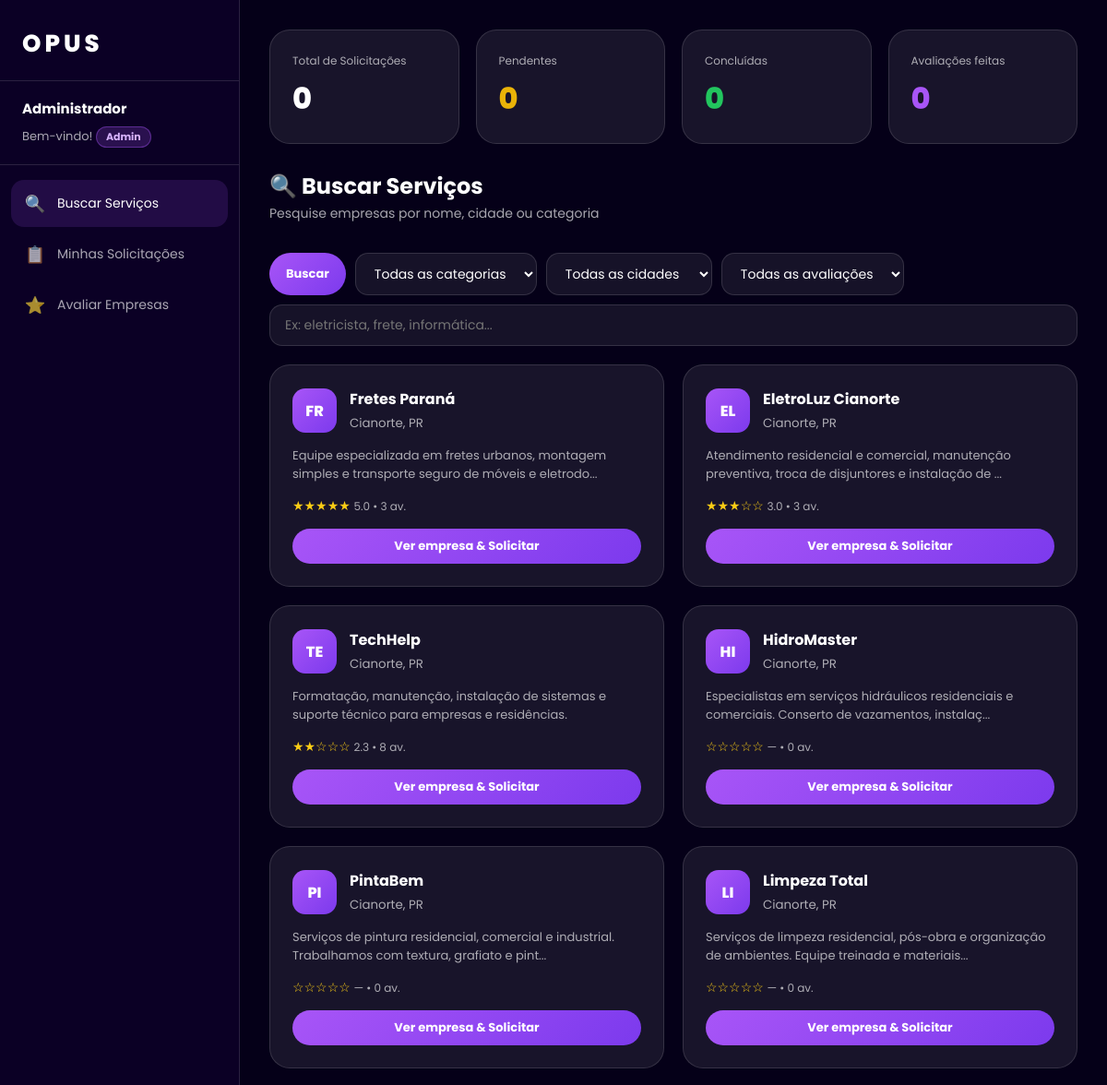
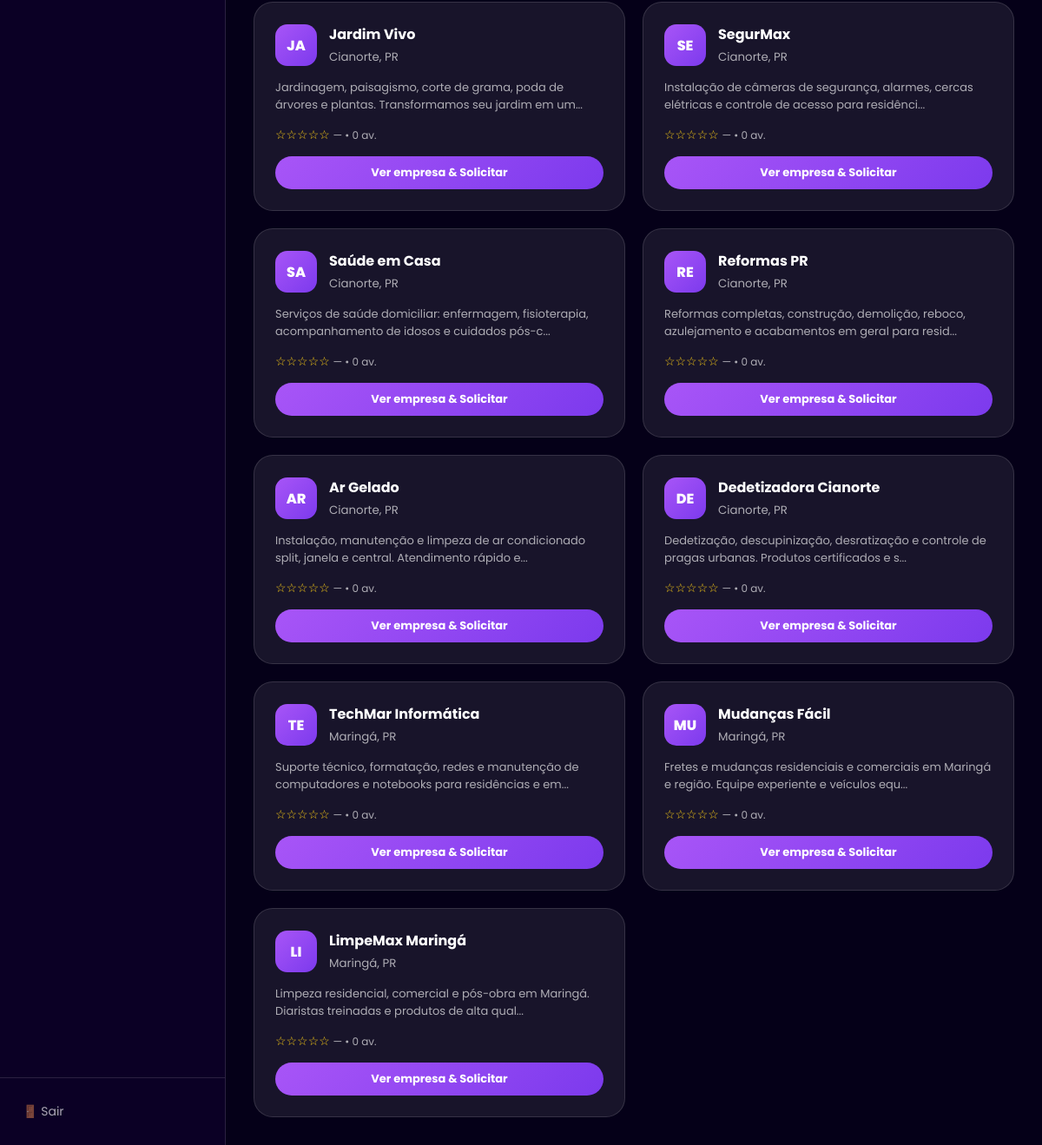
The app's page /usuario.php (signed in) with its own data (2 pictures, top to bottom).
### tables this page shows
CREATE TABLE `empresa` (
  `id` int(11) NOT NULL AUTO_INCREMENT,
  `usuario_id` int(11) DEFAULT NULL,
  `nome` varchar(100) NOT NULL,
  `cnpj` varchar(20) DEFAULT NULL,
  `email` varchar(100) DEFAULT NULL,
  `telefone` varchar(20) DEFAULT NULL,
  `endereco` varchar(150) DEFAULT NULL,
  `cidade` varchar(100) DEFAULT NULL,
  `estado` varchar(50) DEFAULT NULL,
  `descricao` text DEFAULT NULL,
  `ativo` tinyint(1) DEFAULT 1,
  `criado_em` datetime DEFAULT current_timestamp(),
  PRIMARY KEY (`id`),
  UNIQUE KEY `usuario_id` (`usuario_id`),
  UNIQUE KEY `cnpj` (`cnpj`),
  CONSTRAINT `empresa_ibfk_1` FOREIGN KEY (`usuario_id`) REFERENCES `usuario` (`id`) ON DELETE CASCADE
);

### includes/auth.php (called while the page is built, shortened)
<?php
function getTipo(): string {
    return $_SESSION['tipo'] ?? '';
}
function e(string $str): string {
    return htmlspecialchars($str, ENT_QUOTES, 'UTF-8');
}
function formatStars(int $nota): string {
    return str_repeat('★', $nota) . str_repeat('☆', 5 - $nota);
}

### usuario.php (the view, shortened to what this page needs)
<?php
require_once 'includes/auth.php';
$db   = getDB();
$uid  = $_SESSION['usuario_id'];
$nome = $_SESSION['nome'];
$aba   = $_GET['aba'] ?? 'buscar';
$termo = trim($_GET['q'] ?? '');
$sqlEmp = 'SELECT e.*, AVG(a.nota) as media, COUNT(DISTINCT a.id) as total_av
           FROM empresa e
           LEFT JOIN avaliacao a ON a.empresa_id = e.id
           LEFT JOIN servico s ON s.empresa_id = e.id
           LEFT JOIN categoria c ON c.id = s.categoria_id
           WHERE e.ativo = 1';
$params = [];
$sqlEmp .= ' GROUP BY e.id, e.nome, e.cnpj, e.email, e.telefone, e.endereco, e.cidade, e.estado, e.descricao, e.ativo, e.criado_em, e.usuario_id';
$sqlEmp .= ' ORDER BY media DESC';
$stmtEmp = $db->prepare($sqlEmp);
$stmtEmp->execute($params);
$empresas = $stmtEmp->fetchAll();
$sols = $db->prepare('SELECT s.*, e.nome as emp_nome, e.telefone as emp_tel, f.nome as func_nome, f.telefone as func_tel, f.cargo as func_cargo FROM solicitacao s JOIN empresa e ON e.id = s.empresa_id LEFT JOIN funcionario f ON f.id = s.funcionario_id WHERE s.usuario_id = ? ORDER BY s.data_solicitacao DESC');
$sols->execute([$uid]);
$minhasSols = $sols->fetchAll();
$totalSols  = count($minhasSols);
$concluidas = count(array_filter($minhasSols, fn($s) => $s['status'] === 'Concluído'));
$pendentes  = count(array_filter($minhasSols, fn($s) => $s['status'] === 'Pendente'));
$avalSt     = $db->prepare('SELECT COUNT(*) FROM avaliacao WHERE usuario_id = ?');
$avalSt->execute([$uid]);
$totalAv = $avalSt->fetchColumn();
?>
<!DOCTYPE html>
<html lang="pt-BR">
<head>
<link rel="stylesheet" href="assets/css/dashboard.css">
</head>
<body>
<aside class="sidebar">
  <a href="index.php" class="sidebar-brand" style="text-decoration:none;color:#fff;">OPUS</a>
  <div class="sidebar-user">
    <strong><?= e($nome) ?></strong>
    <span>Bem-vindo!</span>
    <div class="sidebar-badge <?= getTipo()==='empresa'?'empresa':'' ?>"><?= ucfirst(getTipo()) ?></div>
  </div>
  <nav class="sidebar-nav">
    <a href="?aba=buscar"       class="<?= $aba==='buscar'?'active':'' ?>"><span class="icon">🔍</span> Buscar Serviços</a>
    <a href="?aba=solicitacoes" class="<?= $aba==='solicitacoes'?'active':'' ?>"><span class="icon">📋</span> Minhas Solicitações</a>
    <a href="?aba=avaliacoes"   class="<?= $aba==='avaliacoes'?'active':'' ?>"><span class="icon">⭐</span> Avaliar Empresas</a>
  </nav>
  <div class="sidebar-footer">
    <a href="logout.php">🚪 Sair</a>
  </div>
</aside>
<main class="main">
  <div class="stats-row">
    <div class="stat-card"><div class="label">Total de Solicitações</div><div class="value"><?= $totalSols ?></div></div>
    <div class="stat-card"><div class="label">Pendentes</div><div class="value" style="color:var(--yellow)"><?= $pendentes ?></div></div>
    <div class="stat-card"><div class="label">Concluídas</div><div class="value" style="color:var(--green)"><?= $concluidas ?></div></div>
    <div class="stat-card"><div class="label">Avaliações feitas</div><div class="value" style="color:var(--purple)"><?= $totalAv ?></div></div>
  </div>
  <?php if ($aba === 'buscar'): ?>
  <div class="topbar">
    <div><h1>🔍 Buscar Serviços</h1><p>Pesquise empresas por nome, cidade ou categoria</p></div>
  </div>
  <form method="GET" class="search-bar" style="flex-wrap:wrap;gap:10px">
    <button type="submit" class="btn btn-primary">Buscar</button>
    <select name="cat" style="flex:0 0 180px">
      <option value="">Todas as categorias</option>
    </select>
    <select name="cidade" style="flex:0 0 180px">
      <option value="">Todas as cidades</option>
    </select>
    <select name="av" style="flex:0 0 160px">
      <option value="">Todas as avaliações</option>
    </select>
    <input type="text" name="q" placeholder="Ex: eletricista, frete, informática..." value="<?= e($termo) ?>" style="flex:1;min-width:200px">
  </form>
  <div style="display:grid;grid-template-columns:repeat(auto-fill,minmax(300px,1fr));gap:20px">
    <?php foreach ($empresas as $emp): ?>
    <div style="background:var(--card);border:1px solid var(--line);border-radius:22px;padding:24px;">
      <div style="display:flex;align-items:center;gap:14px;margin-bottom:14px;">
        <div style="width:48px;height:48px;border-radius:14px;background:linear-gradient(135deg,var(--purple),var(--purple2));display:grid;place-items:center;font-weight:800;font-size:16px;flex-shrink:0;">
          <?= mb_strtoupper(mb_substr($emp['nome'],0,2)) ?>
        </div>
        <div>
          <strong style="display:block"><?= e($emp['nome']) ?></strong>
          <small style="color:var(--muted)"><?= e($emp['cidade'] . ', ' . $emp['estado']) ?></small>
        </div>
      </div>
      <p style="color:var(--muted);font-size:13px;margin-bottom:14px;"><?= e(mb_strimwidth($emp['descricao'],0,100,'...')) ?></p>
      <div style="color:#facc15;font-size:14px;margin-bottom:14px;">
        <?= $emp['media'] ? formatStars((int)round($emp['media'])) : '☆☆☆☆☆' ?>
        <span style="color:var(--muted);font-size:12px"> <?= $emp['media'] ? number_format($emp['media'],1) : '—' ?> • <?= $emp['total_av'] ?> av.</span>
      </div>
      <a href="?aba=buscar&empresa=<?= $emp['id'] ?>" class="btn btn-primary" style="width:100%;justify-content:center;">Ver empresa & Solicitar</a>
    </div>
    <?php endforeach; ?>
  </div>
  <?php endif; ?>
</main>
</body>
</html>

### assets/css/dashboard.css (style rules this page uses)
:root { --bg: #050018; --sidebar: #0b0025; --card: rgba(255,255,255,.08); --card2: rgba(255,255,255,.13); --text: #fff; --muted: rgba(255,255,255,.65); --purple: #a855f7; --purple2: #7c3aed; --line: rgba(255,255,255,.13); --green: #22c55e; --yellow: #eab308; --red: #ef4444; --blue: #3b82f6; --sidebar-w: 260px; }
* { margin:0; padding:0; box-sizing:border-box; }
html { scroll-behavior:smooth; }
body { font-family:Poppins,Arial,sans-serif; background:var(--bg); color:var(--text); display:flex; min-height:100vh; }
a { text-decoration:none; color:inherit; }
button { cursor:pointer; font-family:inherit; }
.sidebar { width: var(--sidebar-w); background: var(--sidebar); border-right: 1px solid var(--line); display: flex; flex-direction: column; position: fixed; top:0; left:0; bottom:0; z-index: 30; transition: transform .3s; }
.sidebar-brand { padding: 28px 24px 20px; font-size: 26px; font-weight: 800; letter-spacing: 4px; border-bottom: 1px solid var(--line); }
.sidebar-user { padding: 18px 24px; border-bottom: 1px solid var(--line); font-size: 13px; color: var(--muted); }
.sidebar-user strong { display:block; color:#fff; font-size:15px; margin-bottom:2px; }
.sidebar-badge { display: inline-block; padding: 2px 10px; border-radius: 999px; font-size: 11px; font-weight: 700; margin-top: 6px; background: rgba(168,85,247,.2); border: 1px solid rgba(168,85,247,.4); color: #d8b4fe; }
nav.sidebar-nav { flex:1; padding:16px 12px; overflow-y:auto; }
.sidebar-nav a { display: flex; align-items: center; gap: 12px; padding: 12px 14px; border-radius: 14px; font-size: 14px; color: var(--muted); transition: .25s; margin-bottom: 4px; }
.sidebar-nav a:hover, .sidebar-nav a.active { background: rgba(168,85,247,.15); color: #fff; }
.sidebar-nav a .icon { font-size: 18px; width:24px; text-align:center; }
.sidebar-footer { padding: 16px 12px; border-top: 1px solid var(--line); }
.sidebar-footer a { display:flex; align-items:center; gap:10px; padding:12px 14px; border-radius:14px; font-size:14px; color:var(--muted); transition:.25s; }
.main { margin-left: var(--sidebar-w); flex: 1; padding: 32px; min-height: 100vh; }
.topbar { display: flex; align-items: center; justify-content: space-between; margin-bottom: 32px; }
.topbar h1 { font-size: 24px; font-weight: 700; }
.topbar p { color: var(--muted); font-size:14px; margin-top:2px; }
.stats-row { display:grid; grid-template-columns:repeat(4,1fr); gap:18px; margin-bottom:28px; }
.stat-card { background: var(--card); border: 1px solid var(--line); border-radius: 22px; padding: 24px; }
.stat-card .label { font-size:12px; color:var(--muted); margin-bottom:8px; }
.stat-card .value { font-size:32px; font-weight:800; }
.btn { display:inline-flex; align-items:center; gap:7px; padding:9px 18px; border-radius:999px; font-size:13px; font-weight:700; border:0; transition:.25s; }
.btn-primary { background:linear-gradient(135deg,var(--purple),var(--purple2)); color:#fff; }
.search-bar { display:flex; gap:10px; margin-bottom:20px; }
.search-bar input, .search-bar select { padding:11px 16px; border-radius:14px; border:1px solid var(--line); background:rgba(255,255,255,.07); color:#fff; font-family:inherit; font-size:14px; outline:0; flex:1; }
.search-bar select { flex:0 0 200px; }
.search-bar select option { color:#111; }

### records on screen
empresa: nome "FR", nome "Fretes Paraná", cidade+estado "Cianorte, PR", descricao "Equipe especializada em fretes urbanos, montagem simples e transporte seguro de móveis e eletrodo...", media "★★★★★", media "5.0", total_av "3"
empresa: nome "EL", nome "EletroLuz Cianorte", cidade+estado "Cianorte, PR", descricao "Atendimento residencial e comercial, manutenção preventiva, troca de disjuntores e instalação de ...", media "★★★☆☆", media "3.0", total_av "3", $emp['id'] 1 (drawn)
empresa: nome "TE", nome "TechHelp", cidade+estado "Cianorte, PR", descricao "Formatação, manutenção, instalação de sistemas e suporte técnico para empresas e residências.", media "★★☆☆☆", media "2.3", total_av "8"
empresa: nome "HI", nome "HidroMaster", cidade+estado "Cianorte, PR", descricao "Especialistas em serviços hidráulicos residenciais e comerciais. Conserto de vazamentos, instalaç...", total_av "0"
empresa: nome "PI", nome "PintaBem", cidade+estado "Cianorte, PR", descricao "Serviços de pintura residencial, comercial e industrial. Trabalhamos com textura, grafiato e pint...", total_av "0"
empresa: nome "LI", nome "Limpeza Total", cidade+estado "Cianorte, PR", descricao "Serviços de limpeza residencial, pós-obra e organização de ambientes. Equipe treinada e materiais...", total_av "0"
empresa: nome "JA", nome "Jardim Vivo", cidade+estado "Cianorte, PR", descricao "Jardinagem, paisagismo, corte de grama, poda de árvores e plantas. Transformamos seu jardim em um...", total_av "0"
empresa: nome "SE", nome "SegurMax", cidade+estado "Cianorte, PR", descricao "Instalação de câmeras de segurança, alarmes, cercas elétricas e controle de acesso para residênci...", total_av "0"
empresa: nome "SA", nome "Saúde em Casa", cidade+estado "Cianorte, PR", descricao "Serviços de saúde domiciliar: enfermagem, fisioterapia, acompanhamento de idosos e cuidados pós-c...", total_av "0"
empresa: nome "RE", nome "Reformas PR", cidade+estado "Cianorte, PR", descricao "Reformas completas, construção, demolição, reboco, azulejamento e acabamentos em geral para resid...", total_av "0", $emp['id'] 10 (drawn)
empresa: nome "AR", nome "Ar Gelado", cidade+estado "Cianorte, PR", descricao "Instalação, manutenção e limpeza de ar condicionado split, janela e central. Atendimento rápido e...", total_av "0"
empresa: nome "DE", nome "Dedetizadora Cianorte", cidade+estado "Cianorte, PR", descricao "Dedetização, descupinização, desratização e controle de pragas urbanas. Produtos certificados e s...", total_av "0"
empresa: nome "TE", nome "TechMar Informática", cidade+estado "Maringá, PR", descricao "Suporte técnico, formatação, redes e manutenção de computadores e notebooks para residências e em...", total_av "0"
empresa: nome "MU", nome "Mudanças Fácil", cidade+estado "Maringá, PR", descricao "Fretes e mudanças residenciais e comerciais em Maringá e região. Equipe experiente e veículos equ...", total_av "0"
empresa: nome "LI", nome "LimpeMax Maringá", cidade+estado "Maringá, PR", descricao "Limpeza residencial, comercial e pós-obra em Maringá. Diaristas treinadas e produtos de alta qual...", total_av "0"

### other values on screen
$nome "Administrador"
getTipo() "Admin"
$totalSols "0"
$pendentes "0"
$concluidas "0"
$totalAv "0"
